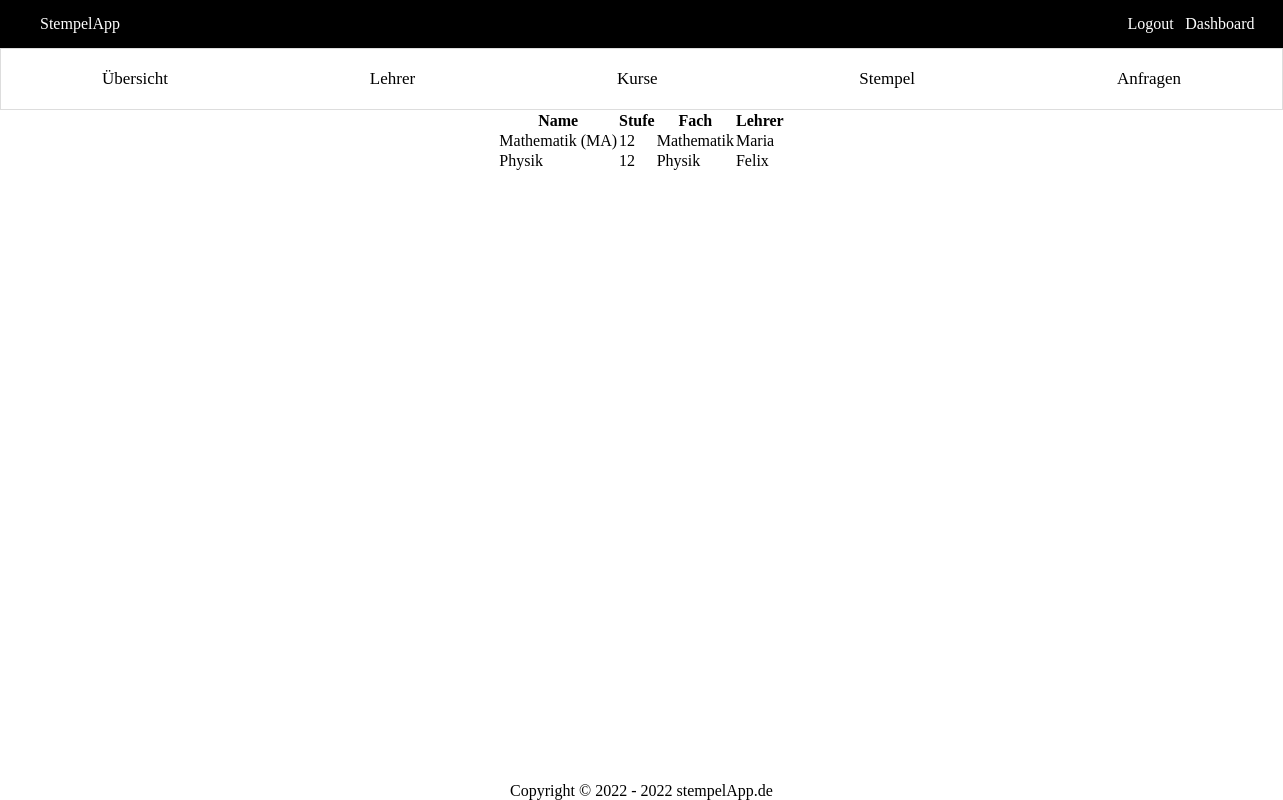
/website/dashboard/user/course.php?id=2 (signed in), run on the app's committed database.
### tables this page shows
CREATE TABLE Kurs (Id INTEGER PRIMARY KEY NOT NULL, Name STRING NOT NULL, Stufe STRING NOT NULL, Fach STRING NOT NULL, Lehrer INTEGER REFERENCES Nutzer (Id) NOT NULL);

### website/stempelAppManager.php (called while the page is built, shortened)
<?php
$db = new PDO('sqlite:' . dirname(__FILE__) . '/StempelApp.db');
function getUserById($id)
{
    global $db;
    $query =
        'SELECT *
        FROM Nutzer
        WHERE Id = :id';
    $stmt = $db->prepare($query);
    $stmt->bindParam(":id", $id);
    $stmt->execute();
    $user = $stmt->fetch(PDO::FETCH_ASSOC);
    if ($user['Rolle'] == SCHUELER) {
        $query =
            'SELECT count(s.Id) as "AnzahlStempel"
            FROM Nutzer n, Stempel s
            WHERE n.Id = :id
            AND s.Empfänger = n.Id
            GROUP BY n.Id';
        $stmt = $db->prepare($query);
        $stmt->bindParam(":id", $id);
        $stmt->execute();
        $user['AnzahlStempel'] = $stmt->fetch(PDO::FETCH_ASSOC)['AnzahlStempel'];
    }
    return $user;
}
function getUserNameById($id)
{
    global $db;
    $query =
        'SELECT Name
        FROM Nutzer
        WHERE Id = :id';
    $stmt = $db->prepare($query);
    $stmt->bindParam(":id", $id);
    $stmt->execute();
    $user = $stmt->fetch(PDO::FETCH_ASSOC);
    return $user['Name'];
}
function getUserByName($name)
{
    global $db;
    $query =
        'SELECT *
        FROM Nutzer
        WHERE Name = :name';
    $stmt = $db->prepare($query);
    $stmt->bindParam(":name", $name);
    $stmt->execute();
    return $stmt->fetch(PDO::FETCH_ASSOC);
}
function isUserAdmin($user): bool
{
    return $user['Rolle'] == ADMIN;
}
function isUserTeacher($user): bool
{
    return $user['Rolle'] == LEHRER;
}
function isUserStudent($user): bool
{
    return $user['Rolle'] == SCHUELER;
}
function isSameUser($user1, $user2): bool
{
    return $user1['Id'] == $user2['Id'];
}
function getCourses($selectedUser, $sessionUser)
{
    global $db;
    $parameters = array();
    if (isUserAdmin($sessionUser)) {
        if (isUserStudent($selectedUser)) {
            $query =
                'SELECT k.Id, k.Name, k.Stufe, k.Fach, l.Id as Lehrer, count(sk.Id) as "Anzahl Schüler"
                FROM Kurs k, Schüler_Kurs sk, Nutzer l
                WHERE sk.Kurs = k.Id
                AND k.Lehrer = l.Id
                AND sk.Schüler = ?
                GROUP BY k.Id';
            $parameters[] = $selectedUser['Id'];
        } elseif (isUserTeacher($selectedUser)) {
            $query =
                'SELECT k.Id, k.Name, k.Stufe, k.Fach, l.Id as Lehrer, count(sk.Id) as "Anzahl Schüler"
                FROM Kurs k, Schüler_Kurs sk, Nutzer l
                WHERE l.Id = ?
                AND k.Lehrer = l.Id
                AND sk.Kurs = k.Id
                GROUP BY k.Id';
            $parameters[] = $selectedUser['Id'];
        } else {
            $query =
                'SELECT k.Id, k.Name, k.Stufe, k.Fach, l.Id as Lehrer, count(sk.Id) as "Anzahl Schüler"
                FROM Kurs k, Schüler_Kurs sk, Nutzer l
                WHERE sk.Kurs = k.Id
                AND k.Lehrer = l.Id
                GROUP BY k.Id';
        }
    } elseif (isUserStudent($sessionUser)) {
        $parameters[] = $sessionUser['Id'];
        if (isSameUser($sessionUser, $selectedUser) or isUserTeacher($selectedUser)) {
            $query =
                'SELECT k.Id, k.Name, k.Stufe, k.Fach, l.Id as "Lehrer"
                FROM Kurs k, Schüler_Kurs sk, Nutzer s, Nutzer l
                WHERE s.Id = ?
                AND sk.Kurs = k.Id
                AND sk.Schüler = s.Id
                AND k.Lehrer = l.Id';
        }
    }
    $stmt = $db->prepare($query);
    $stmt->execute($parameters);
    return $stmt->fetchAll(PDO::FETCH_ASSOC);
}

### website/dashboard/user/course.php (the view, shortened to what this page needs)
<?php
require_once "../../stempelAppManager.php";
$sessionUser = getUserByName($_SESSION['name']);
$selectedUser = getUserById($_GET['id']);
$courses = getCourses($selectedUser, $sessionUser);
function printColumnNames()
{
    global $courses, $sessionUser;
    if (sizeof($courses) != 0) {
        foreach ($courses[0] as $key => $course) {
            if ($key == 'Id' && !isUserAdmin($sessionUser)) { continue; } ?>
            <th><?= $key ?></th>
        <?php }
    }
}
function printEntityRow($course)
{
    global $sessionUser, $selectedUser ?>
    <tr>
        <td><a href="../course/entity.php?id=<?= $course['Id'] ?>"><?= $course['Name'] ?></a></td>
        <td><?= $course['Stufe'] ?></td>
        <td><?= $course['Fach'] ?></td>
        <?php if (!isUserTeacher($sessionUser)) { ?>
            <td><a href='entity.php?id=<?= $course['Lehrer'] ?>'><?= getUserNameById($course['Lehrer']) ?></a></td>
        <?php } ?>
    </tr>
<?php }
?>
<!DOCTYPE html>
<html lang="en" dir="ltr">
<head>
    <link rel="stylesheet" href="../../css/dashboard.css">
    <link rel="stylesheet" href="../../css/header.css">
    <link rel="stylesheet" href="../../css/footer.css">
    <link rel="stylesheet" href="../../css/config.css">
</head>
<body>
<?php include '../../header.inc.php'; ?>
<?php include 'buttonlist.inc.php'; ?>
<div class="container flex">
    <div class="table">
        <table>
            <tr>
                <?php printColumnNames() ?>
            </tr>
            <?php foreach ($courses as $course) {
                printEntityRow($course);
            } ?>
        </table>
    </div>
</div>
<?php include '../../footer.inc.php'; ?>
</body>
</html>

### website/css/dashboard.css (style rules this page uses)
a { text-decoration: none; color: black; }
.container { width: 100%; height: 60%; justify-content: space-around; position: absolute; flex-wrap: wrap; align-items: flex-start; }

### website/css/header.css (style rules this page uses)
.flex { display: flex; }

### website/css/config.css (style rules this page uses)
* { margin: 0; padding: 0; border: 0; }
html,body { height: 100%; }

### data on the page
kurs: Name "Mathematik (MA)", Stufe "12", Fach "Mathematik", Lehrer "Maria"
kurs: Name "Physik", Stufe "12", Fach "Physik", Lehrer "Felix"

### other printed values
$key "Name"
$key "Stufe"
$key "Fach"
$key "Lehrer"
